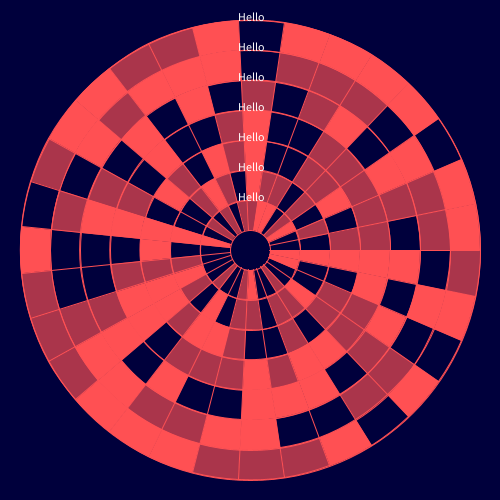
Frame 1 (no input)
Frame 60 (the mouse pressed at the canvas centre just before this capture): identical to frame 1, image omitted
Frame 120 (the mouse held since frame 60 and released just before this capture): identical to frame 1, image omitted

The Processing sketch that drew this single still picture (run headless with seeded random() and noise(); from frame 60 on, the mouse is pressed at the canvas centre):

// Processing sketch: Spring_Habit_Tracker
// ── Spring_Habit_Tracker.pde
int initialRadius, radius, innerRadius, radiusOffset;
float slice;
float theta;
float cx, cy;
int count, numberOfCircles;
float posy;
color navy, orange;

void setup() {
  size(500, 500);
  navy = color(0, 0, 60);
  orange = color(255, 80, 83);
  background(navy);

  fill(orange);
  noStroke();

  radiusOffset = 30;
  innerRadius = 20;
  initialRadius = 230;
  radius = initialRadius;

  numberOfCircles = 7;
  count = 31;
  theta = 0;
  slice = TWO_PI/count;

  cx = width/2;
  cy = height/2;
  translate(cx, cy);

  for (int j = numberOfCircles; j > 0; j--) {
    stroke(orange);
    fill(navy);
    ellipse(0, 0, radius*2, radius*2);
    for (int i = 0; i < count; i++) {
      theta = i * slice;
      //fill(orange, map(i, 0, count, 50, 150));
      int r = int(random(3));
      if (r == 0) {        
        fill(orange, 255);
      } else if (r == 1) {
        fill(orange, 170);
      } else {
        noFill();
      }
      arc(0, 0, radius*2, radius*2, theta, theta+slice);
    } 
    radius -= radiusOffset;
  }
  fill(navy);
  ellipse(0, 0, innerRadius*2, innerRadius*2);

  drawSlicers();
  drawText();
}

void draw() {
}

void drawSlicers() {
  for (int i = 0; i < count; i++) {
    rotate(slice);
    stroke(orange);
    line(innerRadius, 0, initialRadius, 0);
  }
}

void drawText() {
  fill(255);
  textMode(MODEL);
  textAlign(CENTER);
  posy = -50;
  for (int i = 0; i < numberOfCircles; i++) {
    text("Hello", 0, posy);
    posy -= radiusOffset;
  }
}
